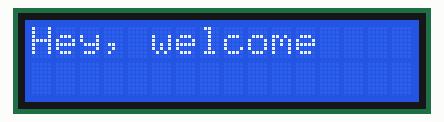
Recording of a sketch running on a simulated Arduino Uno, built with avr-gcc and run on an emulated ATmega328P. Parts: 16×2 character LCD.

Above: at 0.1 s.
At 1.1 s:
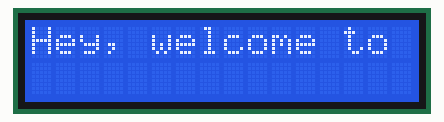
At 4.1 s:
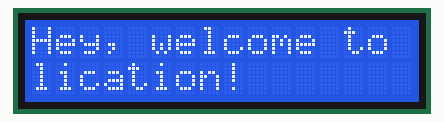
At 5.1 s:
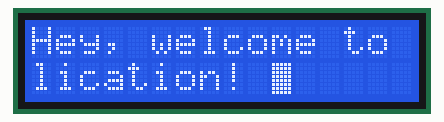
At 9.1 s:
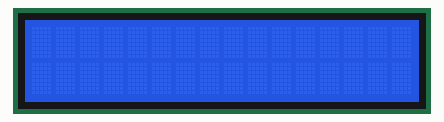

The sketch:

LCDFinal.ino
```cpp
#include <LiquidCrystal.h>

//Hey, welcome to my Personal Interest Application!
//The format I will be doing is an Arduino breadboard/program.
//Arduino is a open source, C based program designed to get people into electronics.

const int rs = 12;
const int en = 11;
const int d4 = 5;
const int d5 = 4;
const int d6 = 3;
const int d7 = 2;
int button = 0;

LiquidCrystal lcd(rs, en, d4, d5, d6, d7);
void setup() {

lcd.begin(16,2);
pinMode(button,INPUT);
Serial.begin(9600);
}

void loop() {
//  int buttonstate = digitalRead(button);
//  Serial.println(buttonstate);
//  delay(500);
//lcd.print(buttonstate);
//delay(500);
  //if(digitalRead(button) == 0);
  lcd.print("Hey, welcome\n");
  delay(1000);

//  lcd.autoscroll();
  lcd.print("to my ");
  delay(1000);

  lcd.print("Personal ");
  delay(1000);

  lcd.print("Interest ");
  delay(1000);

 // lcd.clear();
  lcd.print("Application!\n");
  delay(1000);

  lcd.blink();
  delay(3000);
  lcd.noBlink();
  delay(1000);

//  delay(500);
  lcd.clear();
  delay(1000);


  }
```

Measured:
- by itself, everything shown: repeats every 10.0 s, in 6 steps
- what the display in image 1 shows lasts 3.0 s, from 1.1 s to 4.1 s
- what the display in image 2 shows lasts 1.0 s, from 4.1 s to 5.1 s
